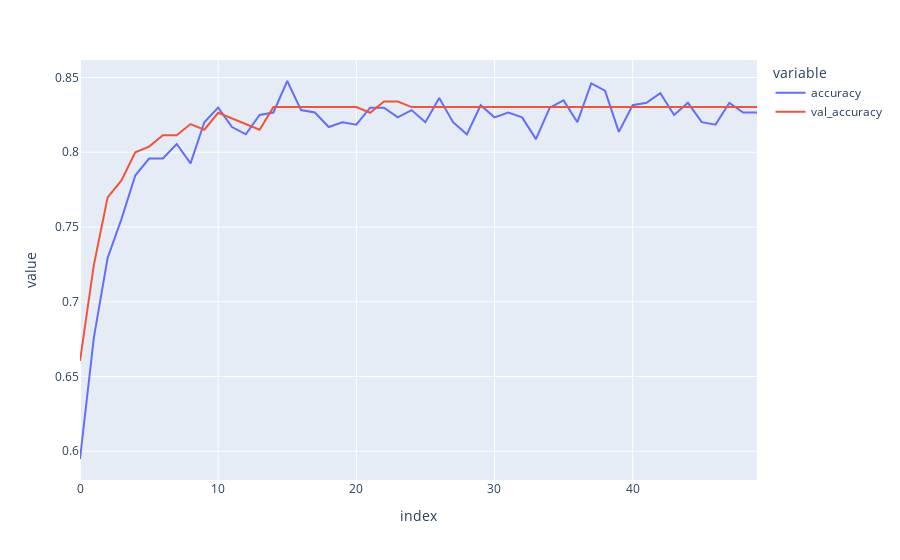

Notebook code for this chart:
### Code cell
import plotly.express as px
fig = px.line({'accuracy': history.history['accuracy'], 'val_accuracy': history.history['val_accuracy']})
fig.show()

### Figure 1 — Plotly figure (JSON) as saved in the notebook; plotly's stock layout.template omitted (floating-point values rounded to 4 significant figures)
{"data": [{"hovertemplate": "variable=accuracy<br>index=%{x}<br>value=%{y}<extra></extra>", "legendgroup": "accuracy", "line": {"color": "#636efa", "dash": "solid"}, "marker": {"symbol": "circle"}, "mode": "lines", "name": "accuracy", "orientation": "v", "showlegend": true, "type": "scatter", "x": [0, 1, 2, 3, 4, 5, 6, 7, 8, 9, 10, 11, 12, 13, 14, 15, 16, 17, 18, 19, 20, 21, 22, 23, 24, 25, 26, 27, 28, 29, 30, 31, 32, 33, 34, 35, 36, 37, 38, 39, 40, 41, 42, 43, 44, 45, 46, 47, 48, 49], "xaxis": "x", "y": [0.5948, 0.6759, 0.7293, 0.7553, 0.7844, 0.7958, 0.7958, 0.8055, 0.7925, 0.8201, 0.8298, 0.8169, 0.812, 0.825, 0.8266, 0.8476, 0.8282, 0.8266, 0.8169, 0.8201, 0.8185, 0.8298, 0.8298, 0.8233, 0.8282, 0.8201, 0.8363, 0.8201, 0.812, 0.8314, 0.8233, 0.8266, 0.8233, 0.8088, 0.8298, 0.8347, 0.8201, 0.846, 0.8412, 0.8136, 0.8314, 0.8331, 0.8395, 0.825, 0.8331, 0.8201, 0.8185, 0.8331, 0.8266, 0.8266], "yaxis": "y"}, {"hovertemplate": "variable=val_accuracy<br>index=%{x}<br>value=%{y}<extra></extra>", "legendgroup": "val_accuracy", "line": {"color": "#EF553B", "dash": "solid"}, "marker": {"symbol": "circle"}, "mode": "lines", "name": "val_accuracy", "orientation": "v", "showlegend": true, "type": "scatter", "x": [0, 1, 2, 3, 4, 5, 6, 7, 8, 9, 10, 11, 12, 13, 14, 15, 16, 17, 18, 19, 20, 21, 22, 23, 24, 25, 26, 27, 28, 29, 30, 31, 32, 33, 34, 35, 36, 37, 38, 39, 40, 41, 42, 43, 44, 45, 46, 47, 48, 49], "xaxis": "x", "y": [0.6604, 0.7245, 0.7698, 0.7811, 0.8, 0.8038, 0.8113, 0.8113, 0.8189, 0.8151, 0.8264, 0.8226, 0.8189, 0.8151, 0.8302, 0.8302, 0.8302, 0.8302, 0.8302, 0.8302, 0.8302, 0.8264, 0.834, 0.834, 0.8302, 0.8302, 0.8302, 0.8302, 0.8302, 0.8302, 0.8302, 0.8302, 0.8302, 0.8302, 0.8302, 0.8302, 0.8302, 0.8302, 0.8302, 0.8302, 0.8302, 0.8302, 0.8302, 0.8302, 0.8302, 0.8302, 0.8302, 0.8302, 0.8302, 0.8302], "yaxis": "y"}], "layout": {"legend": {"title": {"text": "variable"}, "tracegroupgap": 0}, "margin": {"t": 60}, "xaxis": {"anchor": "y", "domain": [0, 1], "title": {"text": "index"}}, "yaxis": {"anchor": "x", "domain": [0, 1], "title": {"text": "value"}}}}
